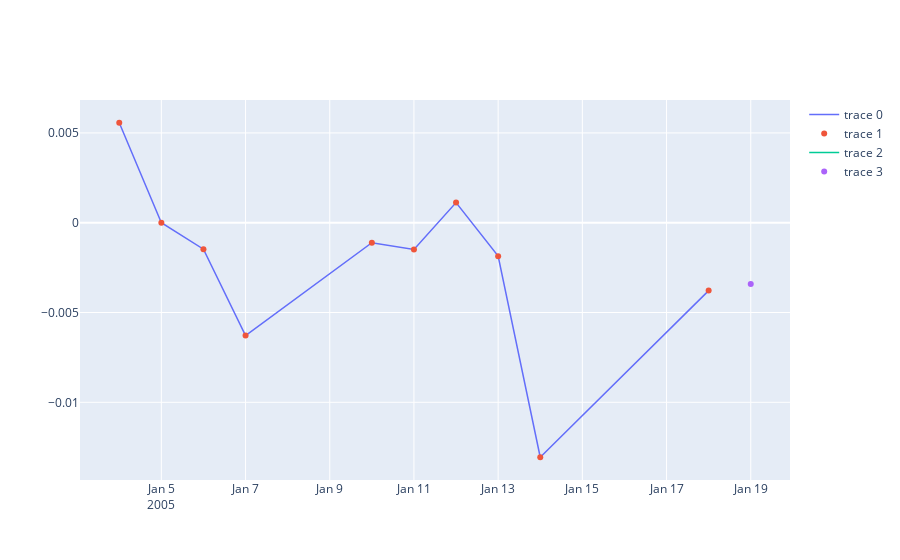

Source (notebook cell):
### Code cell
plot_frame(x_resample[0], y_resample[0])

### Figure 1 — Plotly figure (JSON) as saved in the notebook; plotly's stock layout.template omitted (floating-point values rounded to 4 significant figures)
{"data": [{"line": {"width": 1.5}, "mode": "lines", "type": "scatter", "x": ["2005-01-04T00:00:00", "2005-01-05T00:00:00", "2005-01-06T00:00:00", "2005-01-07T00:00:00", "2005-01-10T00:00:00", "2005-01-11T00:00:00", "2005-01-12T00:00:00", "2005-01-13T00:00:00", "2005-01-14T00:00:00", "2005-01-18T00:00:00"], "y": [0.005566, 6.102e-08, -0.001477, -0.006282, -0.001116, -0.00149, 0.001119, -0.001862, -0.01306, -0.003781]}, {"mode": "markers", "type": "scatter", "x": ["2005-01-04T00:00:00", "2005-01-05T00:00:00", "2005-01-06T00:00:00", "2005-01-07T00:00:00", "2005-01-10T00:00:00", "2005-01-11T00:00:00", "2005-01-12T00:00:00", "2005-01-13T00:00:00", "2005-01-14T00:00:00", "2005-01-18T00:00:00"], "y": [0.005566, 6.102e-08, -0.001477, -0.006282, -0.001116, -0.00149, 0.001119, -0.001862, -0.01306, -0.003781]}, {"line": {"width": 1.5}, "mode": "lines", "type": "scatter", "x": ["2005-01-19T00:00:00"], "y": [-0.003416]}, {"mode": "markers", "type": "scatter", "x": ["2005-01-19T00:00:00"], "y": [-0.003416]}], "layout": {}}
